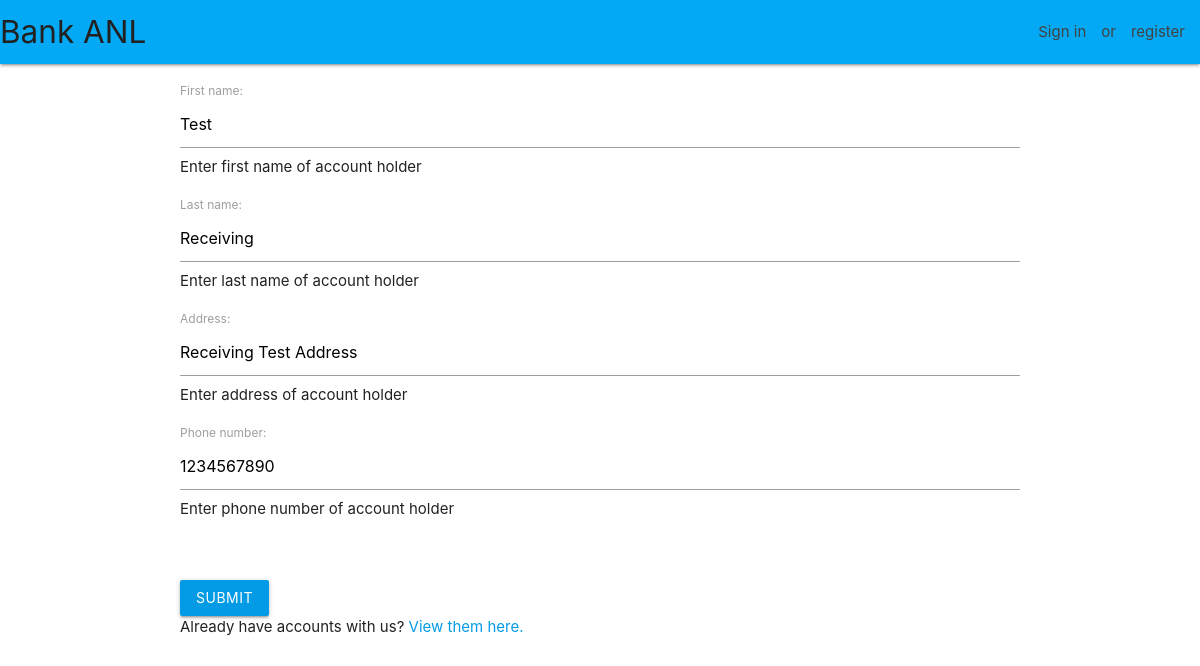
/catalog/editaccount/350669028229, run on the app's committed database.
### catalog/models.py (models this page shows, shortened)
class Account(models.Model):
    account_number = models.CharField(
        primary_key=True,
        validators=[MinLengthValidator(12)],
        max_length=12,
        default=0,
        help_text='Enter Account Number')
    first_name = models.CharField(
        validators=[MinLengthValidator(1)],
        max_length=30,
        help_text='Enter first name of account holder')
    last_name = models.CharField(
        validators=[MinLengthValidator(1)],
        max_length=30,
        help_text='Enter last name of account holder')
    address = models.CharField(
        validators=[MinLengthValidator(1)],
        max_length=100,
        null=True,
        blank=True,
        help_text='Enter address of account holder')
    phone_number = models.CharField(
        validators=[MinLengthValidator(10)],
        max_length=10,
        help_text='Enter phone number of account holder')
    balance = models.IntegerField(
        default=0,
        help_text='Initial balance for Account')
    """ Links account to a specific user """
    bank_user = models.ForeignKey(
        User,
        on_delete=models.SET_NULL,
        null=True,
        blank=True)

### catalog/views.py (the view, shortened to what this page needs)
# urls.py: path('editaccount/<int:pk>', views.EditAccountView, name='edit-account'),
def EditAccountView(request, pk):
    instance = Account.objects.get(account_number=pk)
    form = AccountChangeForm(instance=instance)
    context = {
         'form' : form,
    }
    return render(request, "catalog/edit_account.html", context=context)

### catalog/forms.py
class AccountChangeForm(ModelForm):
    class Meta:
        model = Account
        fields = ('first_name', 'last_name', 'address', 'phone_number')

### catalog/templates/catalog/edit_account.html (shortened to what this page needs)
{% extends "base_generic.html" %}
{% block content %}
  <form method="post">
    {{ form.as_p }}
    <br><br>
    <input class="btn light-blue darken-1 white-text" type="submit" value="submit" />
  </form>
  Already have accounts with us? <a href="{% url 'my-accounts' %}"> View them here. </a>
{% endblock %}

### data on the page
Account: first_name "Test", last_name "Receiving", address "Receiving Test Address", phone_number "1234567890"
